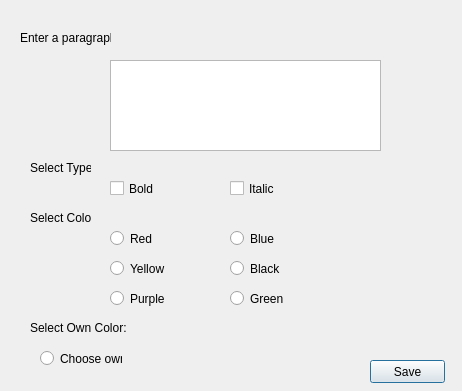
<?xml version="1.0" encoding="UTF-8"?>
<ui version="4.0">
 <class>paragraphWindow</class>
 <widget class="QDialog" name="paragraphWindow">
  <property name="geometry">
   <rect>
    <x>0</x>
    <y>0</y>
    <width>462</width>
    <height>391</height>
   </rect>
  </property>
  <property name="windowTitle">
   <string>Dialog</string>
  </property>
  <property name="windowIcon">
   <iconset>
    <normaloff>../../Images/html-icon.png</normaloff>../../Images/html-icon.png</iconset>
  </property>
  <widget class="QPushButton" name="save">
   <property name="geometry">
    <rect>
     <x>370</x>
     <y>360</y>
     <width>75</width>
     <height>23</height>
    </rect>
   </property>
   <property name="text">
    <string>Save</string>
   </property>
  </widget>
  <widget class="QLabel" name="label">
   <property name="geometry">
    <rect>
     <x>20</x>
     <y>30</y>
     <width>91</width>
     <height>16</height>
    </rect>
   </property>
   <property name="text">
    <string>Enter a paragraph</string>
   </property>
  </widget>
  <widget class="QLabel" name="label_3">
   <property name="geometry">
    <rect>
     <x>30</x>
     <y>160</y>
     <width>61</width>
     <height>16</height>
    </rect>
   </property>
   <property name="text">
    <string>Select Type:</string>
   </property>
  </widget>
  <widget class="QLabel" name="label_4">
   <property name="geometry">
    <rect>
     <x>30</x>
     <y>210</y>
     <width>61</width>
     <height>16</height>
    </rect>
   </property>
   <property name="text">
    <string>Select Color:</string>
   </property>
  </widget>
  <widget class="QRadioButton" name="radioButton_3">
   <property name="geometry">
    <rect>
     <x>110</x>
     <y>230</y>
     <width>82</width>
     <height>17</height>
    </rect>
   </property>
   <property name="text">
    <string>Red</string>
   </property>
  </widget>
  <widget class="QRadioButton" name="radioButton_4">
   <property name="geometry">
    <rect>
     <x>230</x>
     <y>230</y>
     <width>82</width>
     <height>17</height>
    </rect>
   </property>
   <property name="text">
    <string>Blue</string>
   </property>
  </widget>
  <widget class="QRadioButton" name="radioButton_5">
   <property name="geometry">
    <rect>
     <x>110</x>
     <y>260</y>
     <width>82</width>
     <height>17</height>
    </rect>
   </property>
   <property name="text">
    <string>Yellow</string>
   </property>
  </widget>
  <widget class="QRadioButton" name="radioButton_6">
   <property name="geometry">
    <rect>
     <x>230</x>
     <y>260</y>
     <width>82</width>
     <height>17</height>
    </rect>
   </property>
   <property name="text">
    <string>Black</string>
   </property>
  </widget>
  <widget class="QRadioButton" name="radioButton_7">
   <property name="geometry">
    <rect>
     <x>110</x>
     <y>290</y>
     <width>82</width>
     <height>17</height>
    </rect>
   </property>
   <property name="text">
    <string>Purple</string>
   </property>
  </widget>
  <widget class="QRadioButton" name="radioButton_8">
   <property name="geometry">
    <rect>
     <x>230</x>
     <y>290</y>
     <width>82</width>
     <height>17</height>
    </rect>
   </property>
   <property name="text">
    <string>Green</string>
   </property>
  </widget>
  <widget class="QTextEdit" name="textEdit">
   <property name="geometry">
    <rect>
     <x>110</x>
     <y>60</y>
     <width>271</width>
     <height>91</height>
    </rect>
   </property>
  </widget>
  <widget class="QCheckBox" name="checkBox">
   <property name="geometry">
    <rect>
     <x>110</x>
     <y>180</y>
     <width>70</width>
     <height>17</height>
    </rect>
   </property>
   <property name="text">
    <string>Bold</string>
   </property>
  </widget>
  <widget class="QCheckBox" name="checkBox_2">
   <property name="geometry">
    <rect>
     <x>230</x>
     <y>180</y>
     <width>70</width>
     <height>17</height>
    </rect>
   </property>
   <property name="text">
    <string>Italic</string>
   </property>
  </widget>
  <widget class="QLabel" name="label_2">
   <property name="geometry">
    <rect>
     <x>30</x>
     <y>320</y>
     <width>111</width>
     <height>16</height>
    </rect>
   </property>
   <property name="text">
    <string>Select Own Color:</string>
   </property>
  </widget>
  <widget class="QRadioButton" name="colorButton">
   <property name="geometry">
    <rect>
     <x>40</x>
     <y>350</y>
     <width>82</width>
     <height>17</height>
    </rect>
   </property>
   <property name="text">
    <string>Choose own</string>
   </property>
  </widget>
 </widget>
 <resources/>
 <connections/>
</ui>
